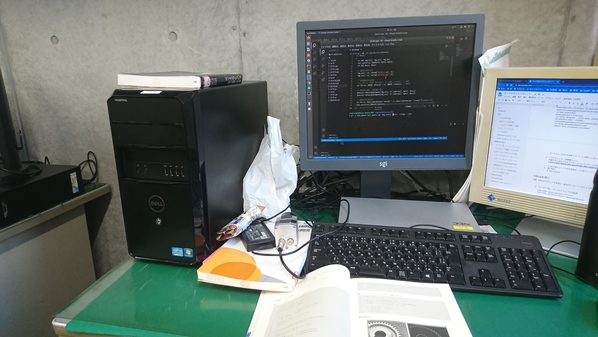
//> input picture 05/DSC_0221_10.jpg, 598 x 337 px
$ ./05-01   (built with g++ and OpenCV 4)
//> lines starting //> are read from the running program, lines starting //| are printed output that depends on the picture; after the words box and inside, x2 and y2 are one past the last pixel; in counts of white or black regions, pixels touching at a corner belong together
#define _CRT_SECURE_NO_WARNINGS
#include <iostream>
#include <string>
#include <vector>
#include <opencv2/opencv.hpp>

int main()
{
  cv::Mat img_src[2], img_srcw[2], img_match, img_per, img_reg;
  std::string filename[2] = { "DSC_0221_10.jpg", "DSC_0222_10.jpg" };
  cv::Scalar color[2] = { cv::Scalar(0, 0, 255), cv::Scalar(255, 0, 0) };
  int best = 4;
  cv::Mat H;

  for (int i = 0; i <= 1; i++) {
    img_src[i] = cv::imread(filename[i], 1); // 画像読み込み
//> img_src[0] is the input picture: 337 rows x 598 cols, CV_8UC3; mean B, G, R 112, 116.3, 106.6
    cv::rectangle(img_src[i], cv::Point(0, 0), cv::Point(img_src[i].cols, img_src[i].rows), color[i], 2); // 外枠の描画
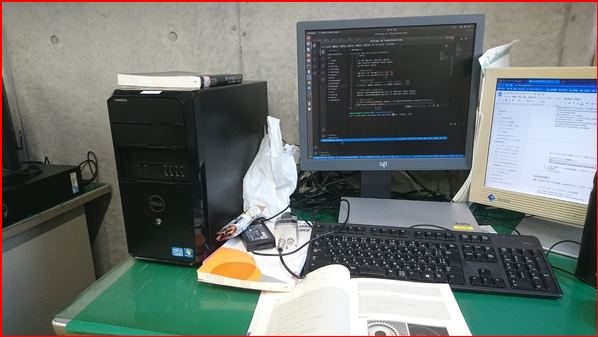
//> img_src[0]: 337 rows x 598 cols, CV_8UC3; 1.39% of pixels changed, all inside (x1, y1, x2, y2) = (0, 0, 598, 337)
    img_srcw[i] = cv::Mat::zeros(img_src[i].size() *2, img_src[i].type());
//> img_srcw[0]: 674 rows x 1196 cols, CV_8UC3; every value is 0
    cv::Mat roi = img_srcw[i](cv::Rect(img_srcw[i].cols / 4, img_srcw[i].rows / 4, img_src[i].cols, img_src[i].rows));
//> roi: 337 rows x 598 cols, CV_8UC3; every value is 0
    img_src[i].copyTo(roi); // 縦横倍のMatの中央にコピー
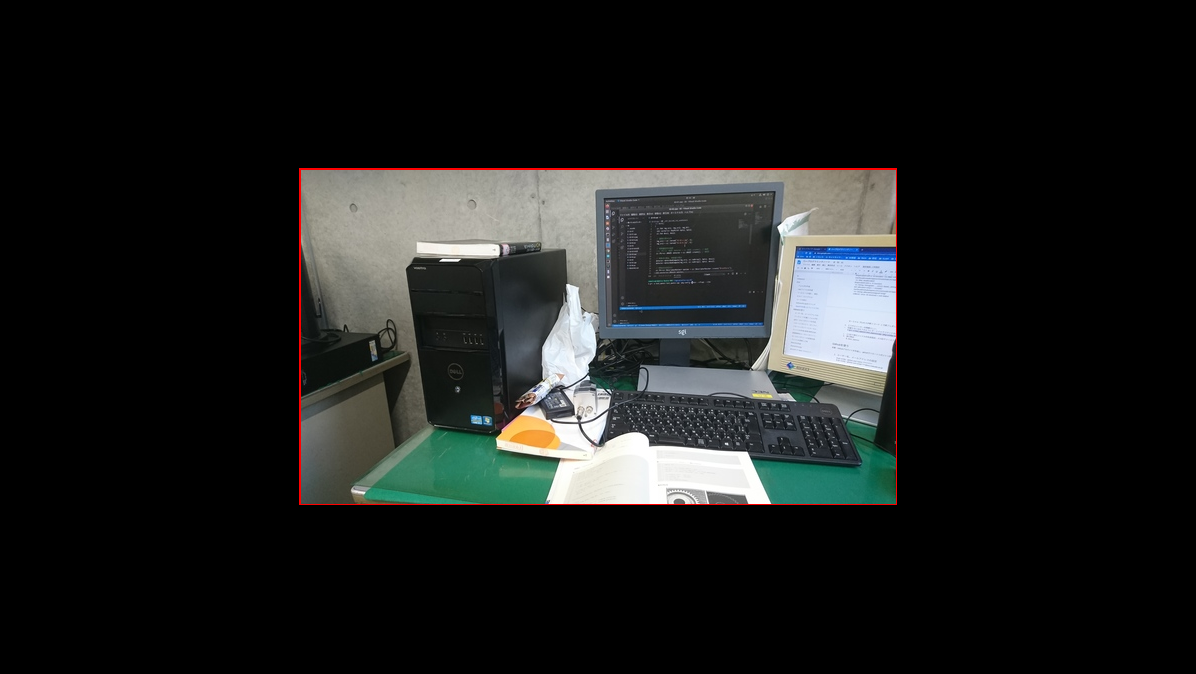
//> img_srcw[0]: 674 rows x 1196 cols, CV_8UC3; mean B, G, R 27.6, 28.6, 27.1
  }
//> pass 2 of the loop `for (int i = 0; i <= 1; i++)`:
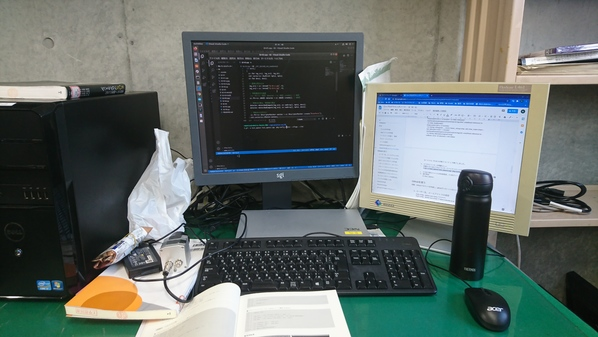
//> input picture 05/DSC_0222_10.jpg, 598 x 337 px
//> img_src[1] is the input picture: 337 rows x 598 cols, CV_8UC3; mean B, G, R 103.1, 107.4, 98.8
//> `cv::rectangle(img_src[i], cv::Point(0, 0), cv::Point(img_src[i].cols, ..`:
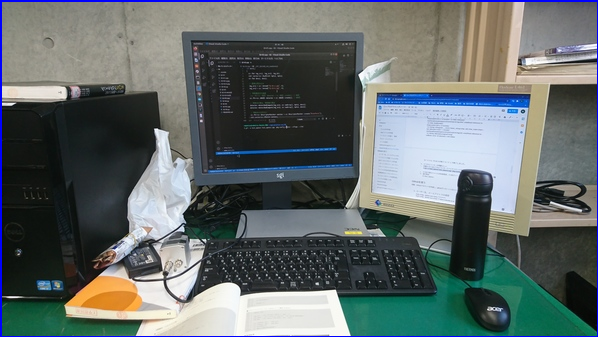
//> img_src[1]: 337 rows x 598 cols, CV_8UC3; 1.39% of pixels changed, all inside (x1, y1, x2, y2) = (0, 0, 598, 337)
//> `img_src[i].copyTo(roi);`:
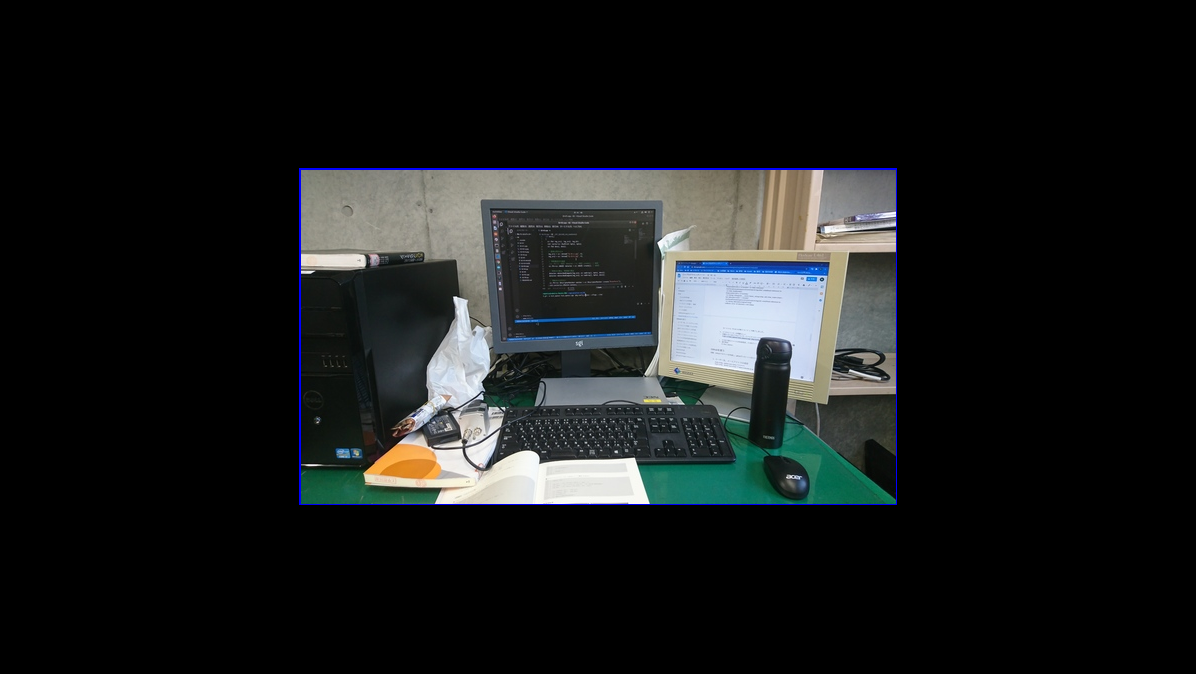
//> img_srcw[1]: 674 rows x 1196 cols, CV_8UC3; mean B, G, R 26.3, 26.5, 24.4

  // 特徴点抽出
  cv::Ptr<cv::AKAZE> detector = cv::AKAZE::create();
  std::vector<cv::KeyPoint> kpts1, kpts2;
  cv::Mat desc1, desc2;
  detector->detectAndCompute(img_srcw[0], cv::noArray(), kpts1, desc1);
//> kpts1 = 697 keypoints; strongest (x, y, size): (757, 496, 16.1), (758, 497, 11.4), (559, 493, 16.1), (556, 496, 11.4)
  detector->detectAndCompute(img_srcw[1], cv::noArray(), kpts2, desc2);
//> kpts2 = 790 keypoints; strongest (x, y, size): (311, 261, 16.1), (773, 354, 22.8), (628, 482, 22.8), (308, 262, 11.4)

  // 特徴点が少なすぎる場合は停止
  std::cout << kpts1.size() << " " << kpts2.size() << std::endl;
//| 697 790
  if (kpts1.size() < best || kpts2.size() < best) {
    std::cout << "few keypoints : "
      << kpts1.size() << " or " << kpts2.size() << "< " << best << std::endl;
    return -1;
  }

  // 特徴点の対応付け
  // brute-force
  cv::BFMatcher matcher(cv::NORM_HAMMING);
  std::vector<cv::DMatch> matches;

  // [5 lines of commented-out code are left out]

  matcher.match(desc1, desc2, matches);
//> matches = 697 matches

  std::cout << "best = " << best << std::endl;
  std::cout << "match size = " << matches.size() << std::endl;
//| match size = 697
  if (matches.size() < best) {
    std::cout << "few matchpoints" << std::endl;
  }

  // 上位best個を採用
  std::nth_element(begin(matches), begin(matches) + best - 1, end(matches));
  matches.erase(begin(matches) + best, end(matches));
//> matches = 4 matches
  std::cout << "matchs size = " << matches.size() << std::endl;
//| matchs size = 4

  // 特徴点の対応を表示
  cv::drawMatches(img_srcw[0], kpts1, img_srcw[1], kpts2, matches, img_match);
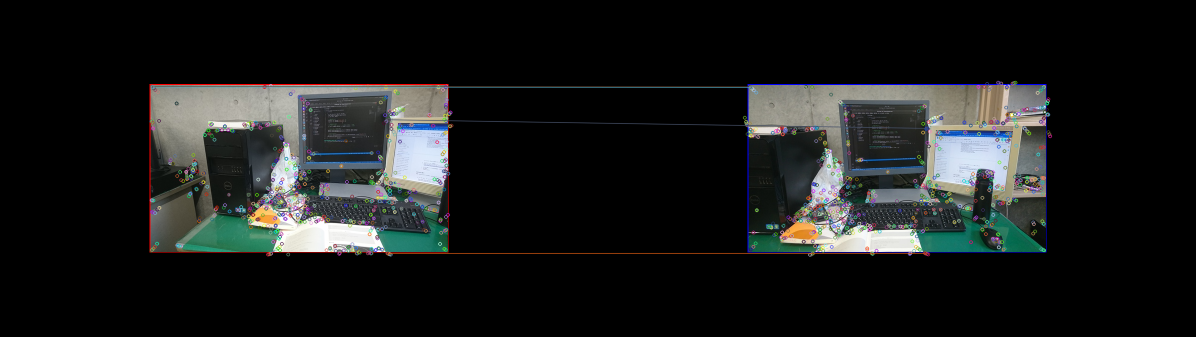
//> img_match: 674 rows x 2392 cols, CV_8UC3 (shown at 1/2 size); mean B, G, R 27.2, 27.9, 26.2
  cv::imshow("matchs", img_match);

  // 特徴点をvectorにまとめる
  std::vector<cv::Point2f> points_src, points_dst;
  for (int i = 0; i < matches.size(); i++) {
    points_src.push_back(kpts1[matches[i].queryIdx].pt);
    points_dst.push_back(kpts2[matches[i].trainIdx].pt);
  }
//> this loop made 4 passes

  // ホモグラフィ行列の算出
  H = cv::findHomography(points_src, points_dst);
//> H = [[-0.159, 1.29, 111.8], [-0.3, 1.43, 8.24], [-0.00131, 0.00198, 1]]

  // 透視投影変換
  cv::warpPerspective(img_srcw[0], img_per, H, img_per.size());
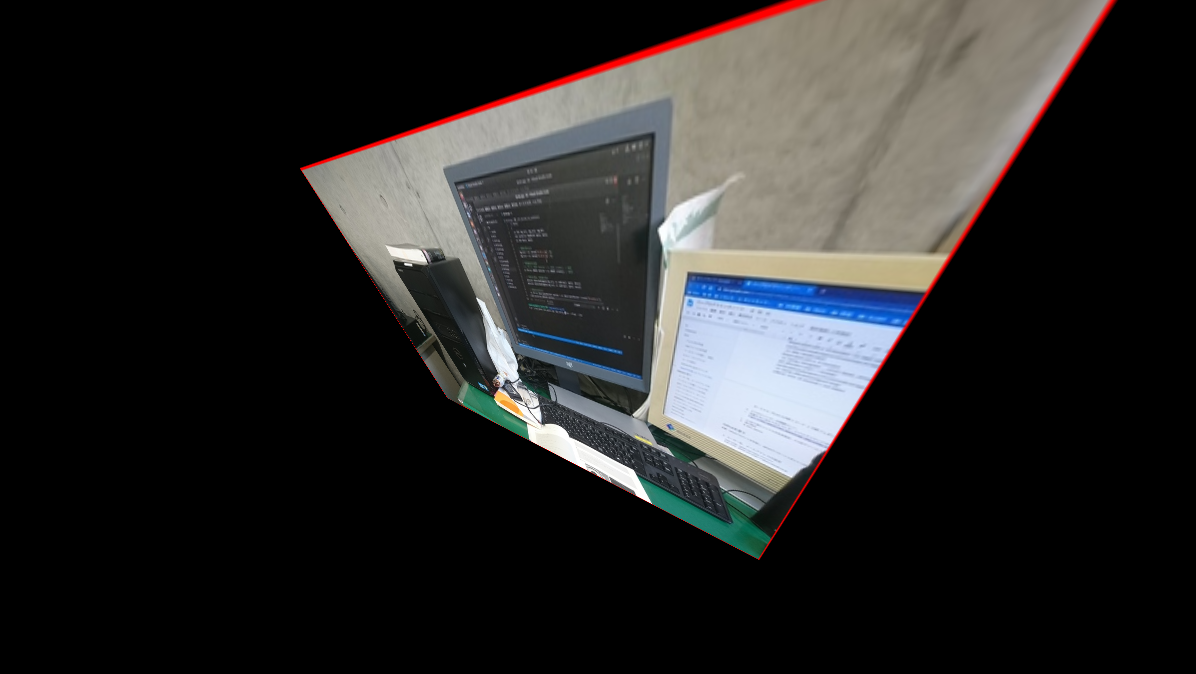
//> img_per: 674 rows x 1196 cols, CV_8UC3; mean B, G, R 39.4, 40.1, 40.8

  // 重畳表示
  cv::addWeighted(img_per, 0.5, img_srcw[1], 0.5, 0.0, img_reg);
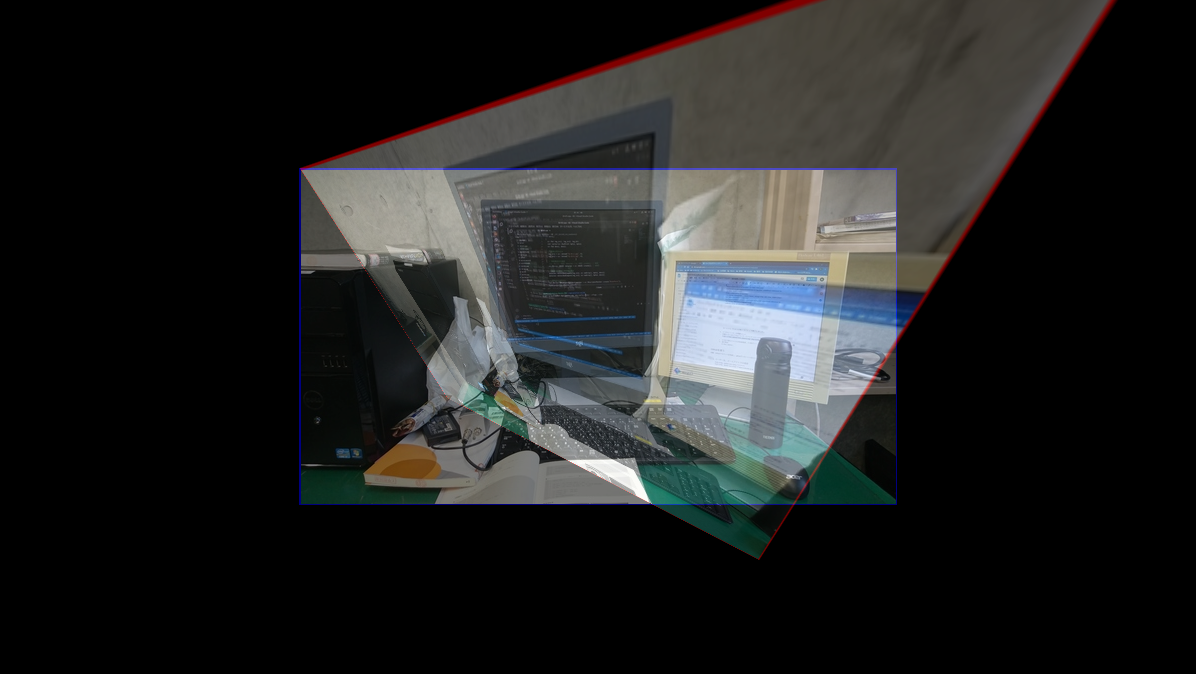
//> img_reg: 674 rows x 1196 cols, CV_8UC3; mean B, G, R 32.9, 33.3, 32.6

  // 表示
  cv::imshow("registration", img_reg);
  cv::waitKey(0);

  return 0;
}
